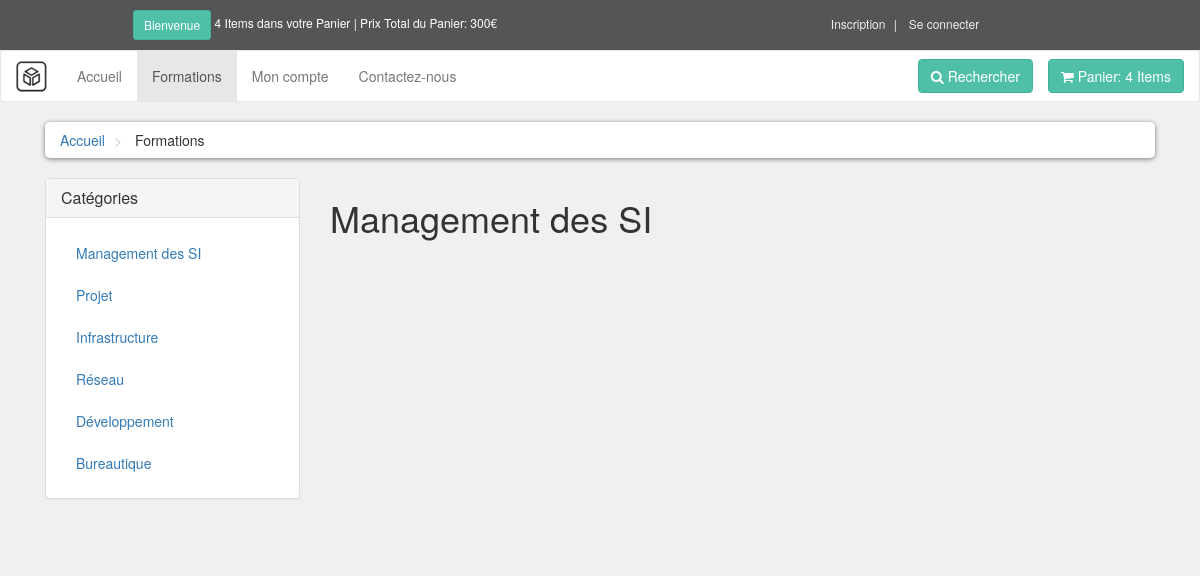
Page /Projet/shopping.php?frm=1 on the earlier database version.
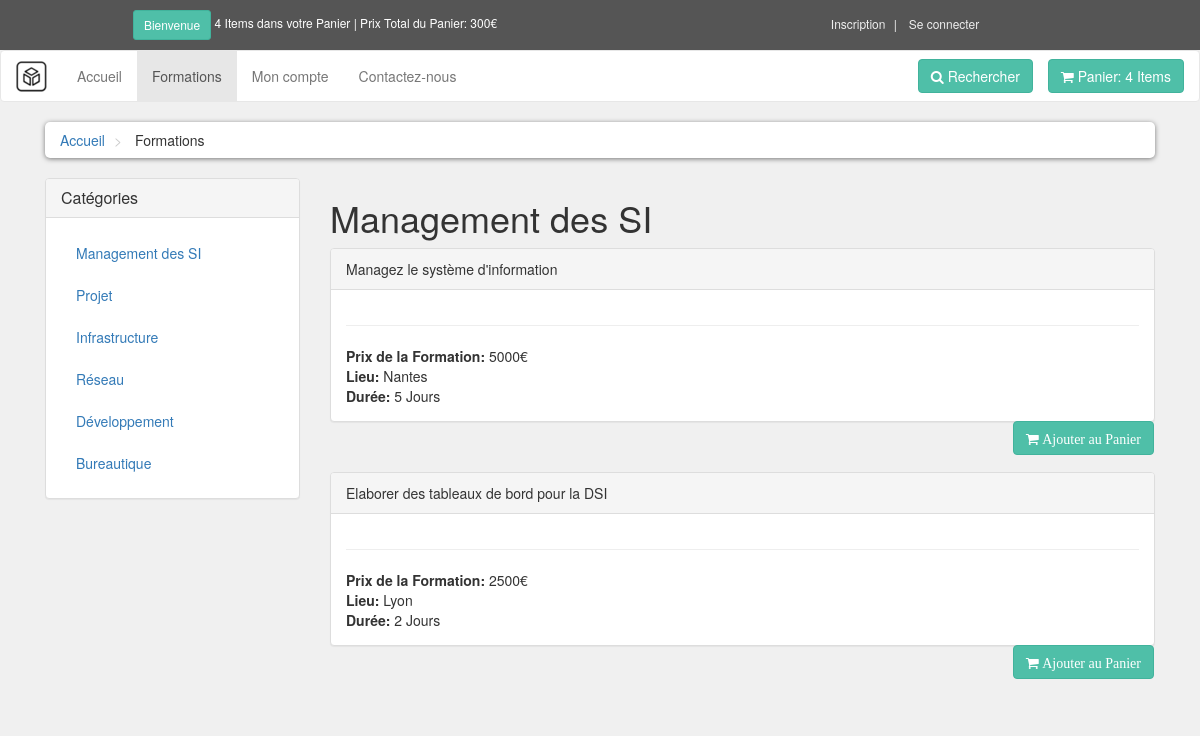
Same page on the later database version.
### tables this page shows
CREATE TABLE IF NOT EXISTS `categorie` (
  `id_categorie` int(11) NOT NULL AUTO_INCREMENT,
  `nomCat` varchar(25) NOT NULL,
  `description` varchar(100) NOT NULL,
  PRIMARY KEY (`id_categorie`)
);

CREATE TABLE IF NOT EXISTS `formation` (
  `id_formation` int(11) NOT NULL AUTO_INCREMENT,
  `nomForma` varchar(100) NOT NULL,
  `descriptionForma` varchar(350) DEFAULT NULL,
  `prixForma` int(15) NOT NULL,
  `lieuxForma` varchar(50) NOT NULL,
  `valideForma` int(1) NOT NULL COMMENT '0 : doit être validé ou supprimé par un admin, 1 : validé et affiché',
  `dureeForma` int(50) NOT NULL COMMENT 'Durée en Jours',
  `id_categorie` int(11) NOT NULL,
  PRIMARY KEY (`id_formation`),
  KEY `FK_catégorie` (`id_categorie`)
);

### Projet/shopping.php (the view, shortened to what this page needs)
<!DOCTYPE html>
<html lang="en">
<head>
    <link rel="stylesheet" href="css/bootstrap-337.min.css">
    <link rel="stylesheet" href="css/style.css">
    <link rel="stylesheet" href="font-awsome/css/font-awesome.min.css">
<head>
<body class="shopping-body">
   <div id="top">
      <div class="container">
          <div class="col-md-6 offre">
              <a href="#" class="btn btn-primary btn-sm">Bienvenue</a>
              <a href="Profil.php">4 Items dans votre Panier | Prix Total du Panier: 300€ </a>
          </div>
          <div class="col-md-6">
              <ul class="menu">
              <?php if(!isset($_SESSION['is_logged']) == true){ ?>
                    <li>
                      <a href="inscription.php">Inscription</a>
                  </li>
                  <li>
                      <a href="Profil.php">Se connecter</a>
                  </li>
                  <?php } ?>
              </ul>
          </div>
      </div>
   </div>
   <div id="navbar" class="navbar navbar-default">
<div id="container">
       <div class="navbar-header">
        <a href="index.php" class="navbar-brand home">
         <img src="Images/logo.png" alt="Logo Mfc">
        </a>
       </div>
       <div class="navbar-collapse" id="navigation">
           <div class="padding-nav">
             <ul class="nav navbar-nav left">
                 <li>
                     <a href="index.php">Accueil</a>
                 </li>
                 <li class="active">
                   <a href="shopping.php?frm=1">Formations</a>
                 </li>
                 <li>
                     <a href="Profil.php">Mon compte</a>
                 </li>
                 <li>
                     <a href="Contact.php">Contactez-nous</a>
                 </li>
             </ul>
           </div>
           <a href="Panier.php" class="btn navbar-btn btn-primary right">
               <i class="fa fa-shopping-cart"></i>
               <span>Panier: 4 Items</span>
           </a>
           <div class="navbar-collapse collapse right">
           <button class="btn btn-primary navbar-btn" type="button" data-toggle="collapse" data-target="#search">
               <i class="fa fa-search"></i>
               <span>Rechercher</span>
           </button>
           </div>
       </div>
   </div>
</div>
<div id="content">
    <div class="container">
        <div class="col-md-12">
            <ul class="breadcrumb">
              <li>
                <a href="index.php">Accueil</a>
              </li>
            <li>
                Formations
            </li>
            </ul>
        </div>
        <div class="col-md-3">
        <?php
        include("Include/MenuCote.php");
        ?>
        </div>
        <div class="col-md-9">
            <div class="box">
            <?php
            if ($_GET['frm']== 1) {
                echo "<h1>Management des SI</h1>";
            } elseif ($_GET['frm'] == 2) {
                echo "<h1>Projet</h1>";
            } elseif ($_GET['frm'] == 3) {
                echo "<h1>Infrastructure</h1>";
            }
            elseif ($_GET['frm'] == 4) {
                echo "<h1>Réseau</h1>";
            }
            elseif ($_GET['frm'] == 5) {
                echo "<h1>Développement</h1>";
            }
            elseif ($_GET['frm'] == 6) {
                echo "<h1>Bureautique</h1>";
            }
          ?>
            </div>
            <div class="row">
                <div class="col-md-12 col-sm-6 center-responsive">
                    <?php
                    if(isset($_GET['frm'])){
                        $id = $_GET['frm'];
                        $cmd = "SELECT * FROM formation WHERE id_categorie='$id';";
                        $res = $db->query($cmd);
                        $tableFrm = $res->fetchAll();
                    }
                    elseif ($_GET['frm'] == 0){
                        $id = $_GET['frm'];
                        $cmd = "SELECT * FROM formation;";
                        $res = $db->query($cmd);
                        $tableFrmAll = $res->fetchAll();
                    }
                    if(isset($_GET['frm'])){
                      foreach($tableFrm as $line){
                        echo "<div class='panel panel-default espace'>
                        <div class='panel-heading'>".$line['nomForma']."</div>
                        <div class='panel-body'>
                        <i>".$line['descriptionForma']."</i><br><hr>
                        <b>Prix de la Formation:</b> ".$line['prixForma']."€<br>
                        <b>Lieu:</b> ".$line['lieuxForma']."<br>
                        <b>Durée:</b> ".$line['dureeForma']." Jours
                        </div>
                        <p class='right-cart'>
                        <a href='AjouterPanier.php' class='btn btn-primary a'>
                            <i class='fa fa-shopping-cart'>
                            Ajouter au Panier
                            </i>
                        </a>
                        </p>
                      </div>"
                    ;
                    }
                }
                    ?>
                </div>
            </div>
        </div>
    </div>
</div>
</body>

### Projet/Include/MenuCote.php
<?php
include 'connexion_db.php';
$cmd = "SELECT * FROM categorie;";
$res = $db->query($cmd);
$tableCat = $res->fetchAll();
?>
<div class="panel panel-default sidebar-menu">
    <div class="panel-heading">
        <h3 class="panel-title">Catégories</h3>
    </div>
    <div class="panel-body">
        <ul class="nav nav-pills nav-stacked category-menu">
            <?php
            foreach($tableCat as $line){
                echo '<li role="presentation"><a href="shopping.php?frm='.$line['id_categorie'].'">'.$line['nomCat'].'</a></li>';
            }
            ?>
        </ul>
    </div>
</div>

### Projet/css/style.css (style rules this page uses)
body { font-size: 14px; line-height: 1.42857143; color: #333333; background: #f0f0f0; overflow: hidden; }
.shopping-body { overflow-y: visible; }
#top { background: #555555; padding: 10px 0; }
@media (max-width: 1991px) { #top { font-size: 12px; text-align: center; } }
#top a { color: #ffffff; }
#top ul.menu { padding-top: 5px; margin: 0px; text-align: right; font-size: 12px; list-style: none; }
@media (max-width: 1951px) { #top ul.menu { text-align: center; } }
@media (max-width: 1951px) { #top ul.menu> li { display: inline-block; } }
@media (max-width: 1951px) { #top ul.menu> li a { color: #eeeeee; } }
@media (max-width: 1951px) { #top ul.menu>li + li:before { content: "|\00a0"; color: #f7f7f7; padding: 0px 5px; } }
@media (max-width: 1551px) { #top ul.menu { text-align: center; } }
@media (max-width: 1551px) { #top ul.menu> li { display: inline-block; } }
@media (max-width: 1551px) { #top ul.menu> li a { color: #eeeeee; } }
@media (max-width: 1551px) { #top ul.menu>li + li:before { content: "|\00a0"; color: #f7f7f7; padding: 0px 5px; } }
.navbar { margin-bottom: 0px; background: #ffffff }
.navbar-collapse .right { float: right; }
.navbar-brand { float: left; position: relative; padding-top: 10px; }
.btn-primary { color: rgb(255,255,255); background: rgb(79,191,168); border-color: rgb(65,179,156); }
.breadcrumb { padding: 8px 15px; margin-top: 20px; background: #ffffff; border-radius: 5px; box-shadow: 0px 1px 5px rgba(0, 0, 0, .5) }
.breadcrumb>li + li:before { content: ">\00a0"; color: #cccccc }
hr { margin-top: 0px; }
.right-cart { float: right; padding-bottom: 20px; }
.panel { margin-bottom: 50px; }

Differences in the rows shown:
added formation: nomForma "Managez le système d'information", prixForma "5000", lieuxForma "Nantes", dureeForma "5"
added formation: nomForma "Elaborer des tableaux de bord pour la DSI", prixForma "2500", lieuxForma "Lyon", dureeForma "2"
